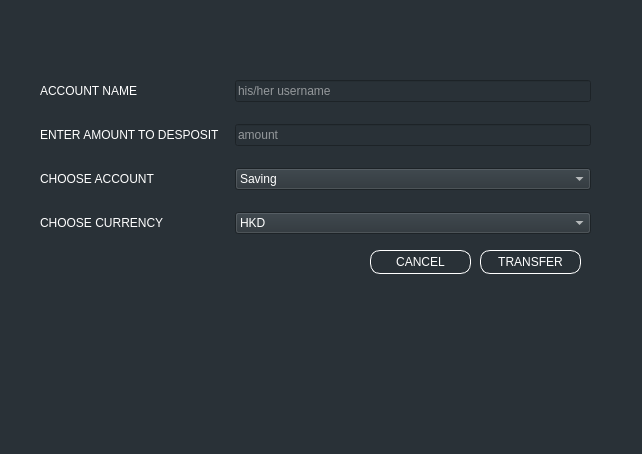
<?xml version="1.0" encoding="UTF-8"?>
<ui version="4.0">
 <class>Transfer</class>
 <widget class="QDialog" name="Transfer">
  <property name="geometry">
   <rect>
    <x>0</x>
    <y>0</y>
    <width>642</width>
    <height>454</height>
   </rect>
  </property>
  <property name="mouseTracking">
   <bool>true</bool>
  </property>
  <property name="windowTitle">
   <string>Transfer</string>
  </property>
  <property name="styleSheet">
   <string notr="true">background-color: #293137</string>
  </property>
  <widget class="QWidget" name="formLayoutWidget_2">
   <property name="geometry">
    <rect>
     <x>40</x>
     <y>80</y>
     <width>551</width>
     <height>161</height>
    </rect>
   </property>
   <layout class="QFormLayout" name="formLayout_2">
    <property name="horizontalSpacing">
     <number>15</number>
    </property>
    <property name="verticalSpacing">
     <number>22</number>
    </property>
    <property name="rightMargin">
     <number>0</number>
    </property>
    <item row="0" column="0">
     <widget class="QLabel" name="label_2">
      <property name="styleSheet">
       <string notr="true">color:white</string>
      </property>
      <property name="text">
       <string>ACCOUNT NAME</string>
      </property>
     </widget>
    </item>
    <item row="0" column="1">
     <widget class="QLineEdit" name="lineEdit_amount_2">
      <property name="styleSheet">
       <string notr="true">color:white</string>
      </property>
      <property name="placeholderText">
       <string>his/her username</string>
      </property>
     </widget>
    </item>
    <item row="1" column="0">
     <widget class="QLabel" name="label">
      <property name="styleSheet">
       <string notr="true">color:white</string>
      </property>
      <property name="text">
       <string>ENTER AMOUNT TO DESPOSIT</string>
      </property>
     </widget>
    </item>
    <item row="1" column="1">
     <widget class="QLineEdit" name="lineEdit_amount">
      <property name="styleSheet">
       <string notr="true">color:white</string>
      </property>
      <property name="placeholderText">
       <string>amount</string>
      </property>
     </widget>
    </item>
    <item row="2" column="0">
     <widget class="QLabel" name="label_5">
      <property name="styleSheet">
       <string notr="true">color:white</string>
      </property>
      <property name="text">
       <string>CHOOSE ACCOUNT</string>
      </property>
     </widget>
    </item>
    <item row="2" column="1">
     <widget class="QComboBox" name="comboBox_currency_2">
      <property name="styleSheet">
       <string notr="true">color:white;width:30px;</string>
      </property>
      <item>
       <property name="text">
        <string>Saving</string>
       </property>
      </item>
      <item>
       <property name="text">
        <string>Current</string>
       </property>
      </item>
     </widget>
    </item>
    <item row="3" column="0">
     <widget class="QLabel" name="label_4">
      <property name="styleSheet">
       <string notr="true">color:white</string>
      </property>
      <property name="text">
       <string>CHOOSE CURRENCY</string>
      </property>
     </widget>
    </item>
    <item row="3" column="1">
     <widget class="QComboBox" name="comboBox_currency">
      <property name="styleSheet">
       <string notr="true">color:white;width:30px</string>
      </property>
      <item>
       <property name="text">
        <string>HKD</string>
       </property>
      </item>
      <item>
       <property name="text">
        <string>USD</string>
       </property>
      </item>
      <item>
       <property name="text">
        <string>CNY</string>
       </property>
      </item>
     </widget>
    </item>
   </layout>
  </widget>
  <widget class="QPushButton" name="pushButton_TRANSFER">
   <property name="geometry">
    <rect>
     <x>480</x>
     <y>250</y>
     <width>101</width>
     <height>24</height>
    </rect>
   </property>
   <property name="styleSheet">
    <string notr="true">color:white; border:1px solid white;border-radius:10px</string>
   </property>
   <property name="text">
    <string>TRANSFER</string>
   </property>
  </widget>
  <widget class="QPushButton" name="pushButton_CANCEL">
   <property name="geometry">
    <rect>
     <x>370</x>
     <y>250</y>
     <width>101</width>
     <height>24</height>
    </rect>
   </property>
   <property name="styleSheet">
    <string notr="true">color:white; border:1px solid white;border-radius:10px</string>
   </property>
   <property name="text">
    <string>CANCEL</string>
   </property>
  </widget>
 </widget>
 <resources/>
 <connections/>
</ui>
